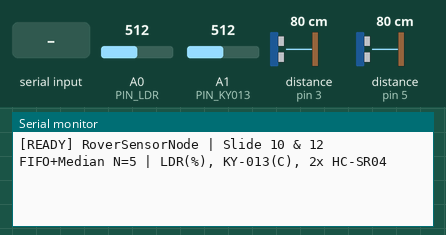
Simulated run of this sketch. Board: Arduino Uno, built with avr-gcc and run on an emulated ATmega328P. Shown: the last lines printed to the serial monitor. Wiring (inferred from the names in the program): 2 × ultrasonic range finder: trigger pin 2, echo pin 3 / trigger pin 4, echo pin 5. The test bench sets the inputs (shaded band); at power-on: A0 (PIN_LDR) = 512, A1 (PIN_KY013) = 512, distance to the obstacle (sensors on pin 3, pin 5) 80 cm. The echo pulse lasts 58.3 µs per cm.

Above: at 1.4 s.
1.5 s: "READ\n" received over Serial
At 2.7 s:
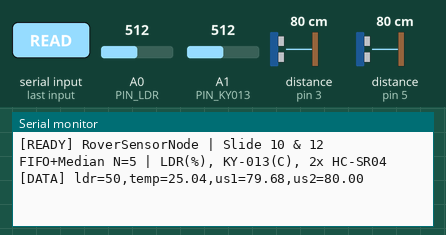
3.0 s: "1\n" received over Serial
At 3.8 s:
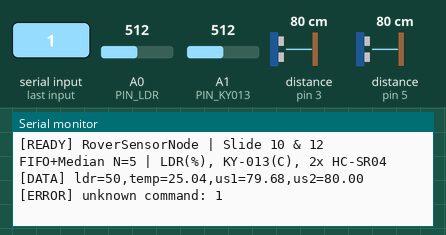

The sketch:

sensor_firmware.ino
```cpp
/*
  arduino/sensor_firmware/sensor_firmware.ino
  Rover Perception Sensor Node — Object-Oriented Firmware for Arduino Uno
  Methodology aligned with IN4821 Lecture Slides (Ph.D.(c) Gilberto A. Montes):
    - Slide 10 (Median Filter) : memcpy(readingsCopy, readings, sizeof(readings));
                                 sortArray(readingsCopy, 5);
                                 float median = readingsCopy[2];
    - Slide 12 (FIFO Shift)    : for (int i = 0; i < 4; i++) readings[i] = readings[i + 1];
                                 readings[4] = newReading;
    - Slide 14 (Ultrasonic)    : distance = 0.0343 * time_us / 2.0
    - Slide 15 (C Functions)   : FIFO and Filter implemented as C functions (size = 5)
                                 encapsulated within the OOP sensor classes.
  Pins:
    - LDR (Light level %)       : Analog A0
    - KY-013 (Temperature °C)   : Analog A1
    - HC-SR04 #1 (Ultrasonic 1) : TRIG = D2, ECHO = D3
    - HC-SR04 #2 (Ultrasonic 2) : TRIG = D4, ECHO = D5
*/

#include <Arduino.h>
#include <stdlib.h>
#include <string.h>
#include <ctype.h>
#include <math.h>

// ── Pin & Filter Constants ───────────────────────────────────────────────────
constexpr uint8_t  PIN_LDR          = A0;
constexpr uint8_t  PIN_KY013        = A1;
constexpr uint8_t  PIN_TRIG1        = 2;
constexpr uint8_t  PIN_ECHO1        = 3;
constexpr uint8_t  PIN_TRIG2        = 4;
constexpr uint8_t  PIN_ECHO2        = 5;

constexpr uint8_t  FIFO_SIZE        = 5;       // Slide 15: FIFO queue size is 5
constexpr uint32_t PHASE_PERIOD_MS  = 25;      // None-delay() multitasking interval
constexpr uint32_t PULSE_TIMEOUT_US = 25000UL; // ~4.2 m max range timeout

// ── C Functions for FIFO & Median Filter ─────────────────

// Apply FIFO shift (First-In, First-Out queue of size 5)
void applyFIFO(float readings[FIFO_SIZE], float newReading) {
  for (int i = 0; i < 4; i++) {
    readings[i] = readings[i + 1];
  }
  readings[4] = newReading;
}

// Helper C function: sortArray(readingsCopy, 5)
void sortArray(float arr[], int size) {
  for (int i = 0; i < size - 1; i++) {
    for (int j = 0; j < size - i - 1; j++) {
      if (arr[j] > arr[j + 1]) {
        float temp = arr[j];
        arr[j]     = arr[j + 1];
        arr[j + 1] = temp;
      }
    }
  }
}

// Median Filter — Takes the middle value of the sorted list
float calculateMedian(const float readings[FIFO_SIZE]) {
  float readingsCopy[5];
  memcpy(readingsCopy, readings, sizeof(readingsCopy));
  sortArray(readingsCopy, 5);
  float median = readingsCopy[2];
  return median;
}

// ── Class 1: FIFO Median Filter Object (Wrapping Class Slide Methodology) ────
class MedianFIFO {
  private:
    float _readings[FIFO_SIZE];

  public:
    MedianFIFO() {
      for (int i = 0; i < FIFO_SIZE; i++) {
        _readings[i] = 0.0f;
      }
    }

    void push(float newReading) {
      applyFIFO(_readings, newReading);
    }

    float median() const {
      return calculateMedian(_readings);
    }
};

// ── Class 2: Ultrasonic Sensor (HC-SR04 — Slide 14 Formula) ──────────────────
class UltrasonicSensor {
  private:
    const uint8_t _trigPin;
    const uint8_t _echoPin;
    MedianFIFO    _filter;
    float         _lastValidCm = 400.0f;

  public:
    UltrasonicSensor(uint8_t trigPin, uint8_t echoPin)
      : _trigPin(trigPin), _echoPin(echoPin) {}

    void init() {
      pinMode(_trigPin, OUTPUT);
      pinMode(_echoPin, INPUT);
      digitalWrite(_trigPin, LOW);
    }

    void sample() {
      digitalWrite(_trigPin, LOW);
      delayMicroseconds(2);
      digitalWrite(_trigPin, HIGH);
      delayMicroseconds(10);
      digitalWrite(_trigPin, LOW);

      unsigned long time_us = pulseIn(_echoPin, HIGH, PULSE_TIMEOUT_US);
      // Slide 14: distance = 0.0343 * time(us) / 2
      float distance = (time_us == 0) ? _lastValidCm : (0.0343f * (float)time_us) / 2.0f;
      if (time_us > 0) {
        _lastValidCm = distance;
      }
      _filter.push(distance);
    }

    float getFilteredCm() const {
      return _filter.median();
    }
};

// ── Class 3: Analog Sensor (LDR mapped 0-100%) ───────────────────────────────
class AnalogSensor {
  private:
    const uint8_t _pin;
    const float   _scale;
    MedianFIFO    _filter;

  public:
    AnalogSensor(uint8_t pin, float scale = 1.0f)
      : _pin(pin), _scale(scale) {}

    void init() {
      pinMode(_pin, INPUT);
    }

    void sample() {
      int raw = analogRead(_pin);
      _filter.push(raw * _scale);
    }

    float getFilteredFloat() const {
      return _filter.median();
    }

    int getFilteredInt() const {
      return (int)(_filter.median() + 0.5f);
    }
};

// ── Class 4: KY-013 NTC Thermistor Sensor (Steinhart-Hart Equation) ──────────
class KY013Sensor {
  private:
    const uint8_t _pin;
    MedianFIFO    _filter;

    static constexpr float R1 = 10000.0f;          // 10 kOhm series resistor on KY-013
    static constexpr float C1 = 0.001129148f;      // Steinhart-Hart coefficient A
    static constexpr float C2 = 0.000234125f;      // Steinhart-Hart coefficient B
    static constexpr float C3 = 0.0000000876741f;  // Steinhart-Hart coefficient C

  public:
    explicit KY013Sensor(uint8_t pin) : _pin(pin) {}

    void init() {
      pinMode(_pin, INPUT);
    }

    void sample() {
      int raw = analogRead(_pin);
      raw = constrain(raw, 1, 1022);

      float r2    = R1 * (1023.0f / (float)raw - 1.0f);
      float logR2 = log(r2);
      float tempK = 1.0f / (C1 + (C2 * logR2) + (C3 * logR2 * logR2 * logR2));
      float tempC = tempK - 273.15f;

      _filter.push(tempC);
    }

    float getFilteredCelsius() const {
      return _filter.median();
    }
};

// ── Class 5: Rover Sensor Node Controller (Slide 12 None-delay() Multitasking)
class RoverSensorNode {
  private:
    AnalogSensor     _ldr;
    KY013Sensor      _tempSensor;
    UltrasonicSensor _us1;
    UltrasonicSensor _us2;

    unsigned long _previousSensorRead = 0;
    bool          _toggleUs           = false;
    char          _rxBuf[32];
    uint8_t       _rxIdx              = 0;

    void _sendTelemetry() const {
      int   ldr_val  = _ldr.getFilteredInt();
      float temp_val = _tempSensor.getFilteredCelsius();
      float us1_val  = _us1.getFilteredCm();
      float us2_val  = _us2.getFilteredCm();

      char s_temp[12], s_us1[12], s_us2[12], out[96];
      dtostrf(temp_val, 4, 2, s_temp);
      dtostrf(us1_val,  4, 2, s_us1);
      dtostrf(us2_val,  4, 2, s_us2);

      snprintf(out, sizeof(out),
               "[DATA] ldr=%d,temp=%s,us1=%s,us2=%s",
               ldr_val, s_temp, s_us1, s_us2);
      Serial.println(out);
    }

    void _handleCommand(const char* rawCmd) {
      while (*rawCmd == ' ' || *rawCmd == '\t') rawCmd++;
      if (*rawCmd == '\0') return;

      char up[32];
      uint8_t i = 0;
      while (rawCmd[i] != '\0' && i < sizeof(up) - 1) {
        up[i] = (char)toupper((unsigned char)rawCmd[i]);
        i++;
      }
      while (i > 0 && (up[i - 1] == ' ' || up[i - 1] == '\t')) i--;
      up[i] = '\0';

      if (strcmp(up, "READ") == 0 || strcmp(up, "STATUS") == 0 || strcmp(up, "CAPTURE") == 0) {
        _sendTelemetry();
      } else {
        Serial.print("[ERROR] unknown command: ");
        Serial.println(up);
      }
    }

  public:
    RoverSensorNode(uint8_t pinLdr, uint8_t pinKy013,
                    uint8_t trig1, uint8_t echo1,
                    uint8_t trig2, uint8_t echo2)
      : _ldr(pinLdr, 100.0f / 1023.0f), // Mapped 0-1023 ADC -> 0-100 %
        _tempSensor(pinKy013),          // KY-013 NTC Steinhart-Hart (°C)
        _us1(trig1, echo1),
        _us2(trig2, echo2) {}

    void init() {
      _ldr.init();
      _tempSensor.init();
      _us1.init();
      _us2.init();

      // Fill the 5-element FIFO queues initially
      for (uint8_t i = 0; i < FIFO_SIZE; ++i) {
        _ldr.sample();
        _tempSensor.sample();
        _us1.sample();
        delay(15);
        _us2.sample();
        delay(15);
      }
      Serial.println("[READY] RoverSensorNode | Slide 10 & 12 FIFO+Median N=5 | LDR(%), KY-013(C), 2x HC-SR04");
    }

    void update() {
      // Slide 12: None-delay() Multitasking Algorithm
      unsigned long currentTime = millis();
      if (currentTime - _previousSensorRead >= PHASE_PERIOD_MS) {
        _previousSensorRead = currentTime;
        _ldr.sample();
        _tempSensor.sample();
        if (!_toggleUs) {
          _us1.sample();
        } else {
          _us2.sample();
        }
        _toggleUs = !_toggleUs;
      }

      // Serial command reader
      while (Serial.available() > 0) {
        char c = (char)Serial.read();
        if (c == '\n' || c == '\r') {
          if (_rxIdx > 0) {
            _rxBuf[_rxIdx] = '\0';
            _handleCommand(_rxBuf);
            _rxIdx = 0;
          }
        } else if (_rxIdx < sizeof(_rxBuf) - 1) {
          _rxBuf[_rxIdx++] = c;
        }
      }
    }
};

// ── Global Node Object ───────────────────────────────────────────────────────
RoverSensorNode sensorNode(PIN_LDR, PIN_KY013, PIN_TRIG1, PIN_ECHO1, PIN_TRIG2, PIN_ECHO2);

void setup() {
  Serial.begin(9600);
  sensorNode.init();
}

void loop() {
  sensorNode.update();
}
```

Measured:
- after the input at 1.5 s, the serial monitor: prints a new line at once (image 1)
- after the input at 3.0 s, the serial monitor: prints a new line at once (image 2)
